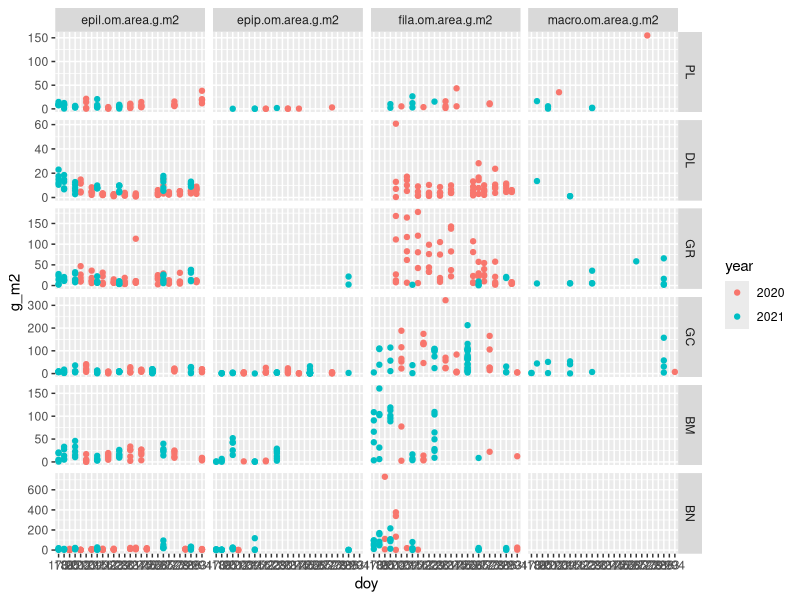
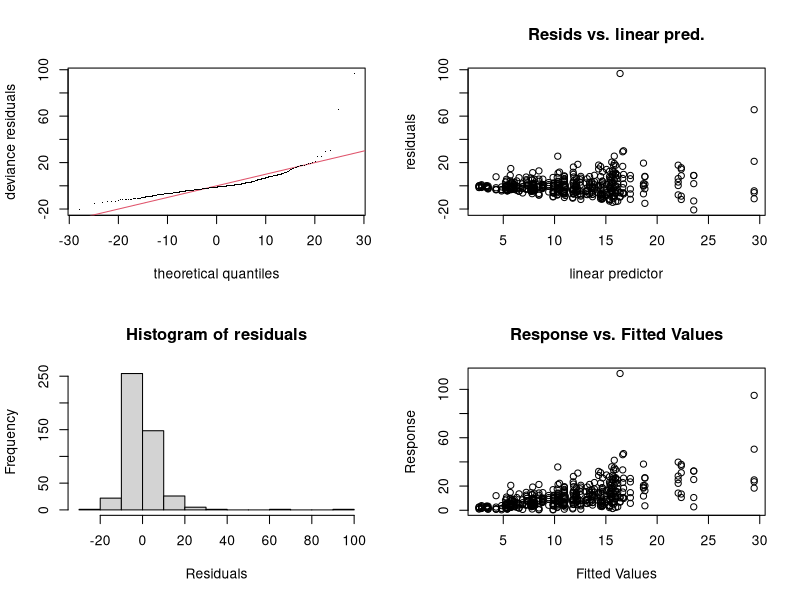
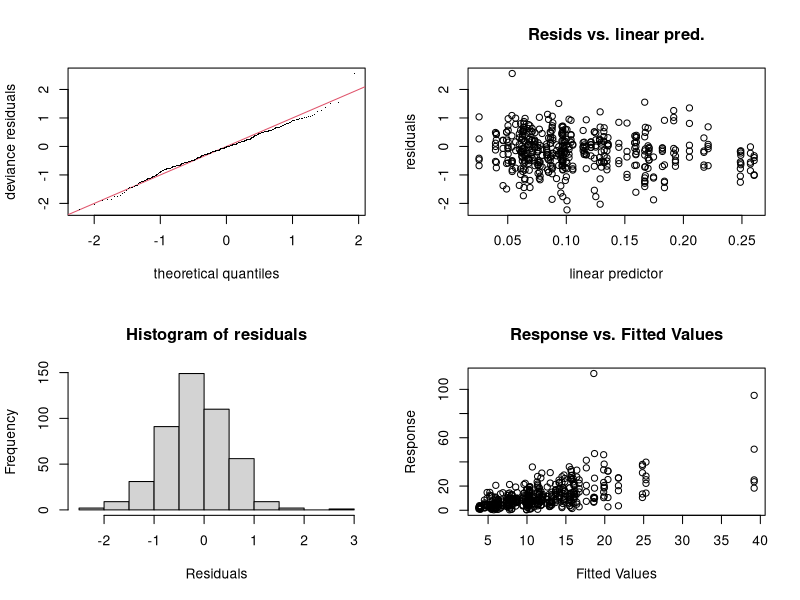
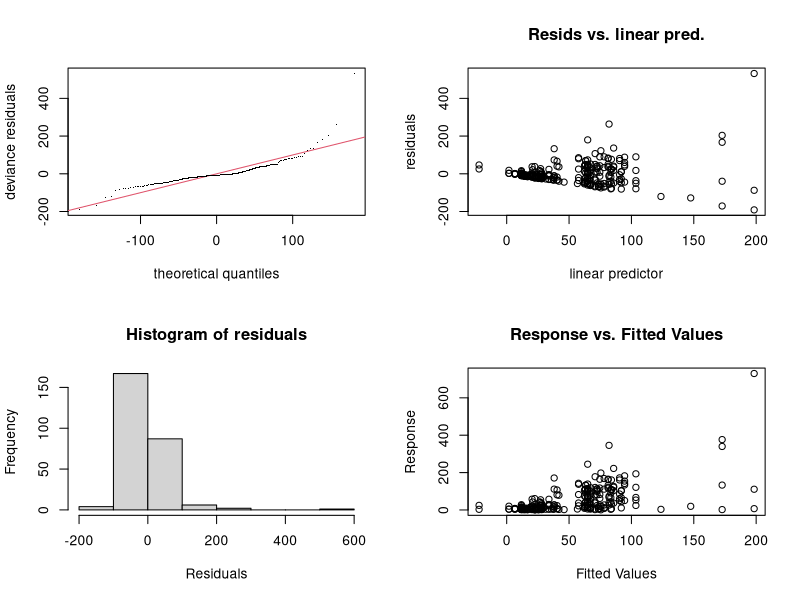
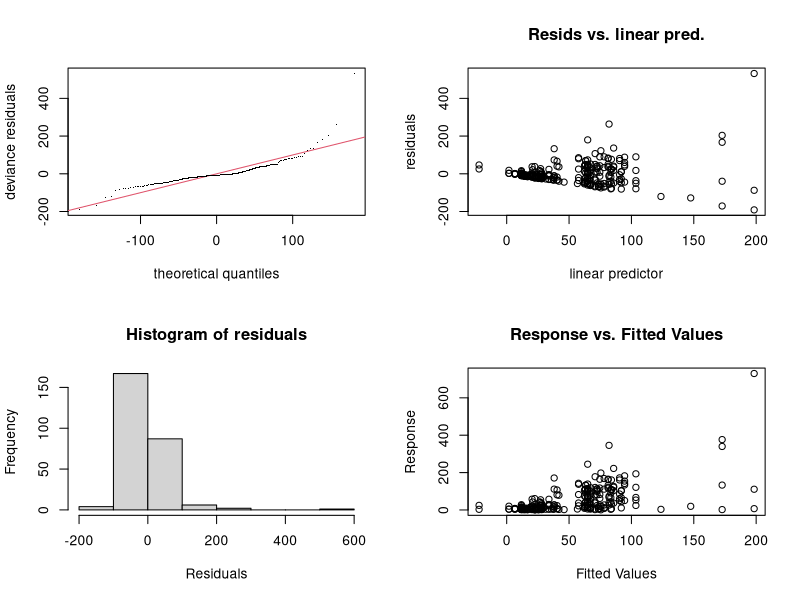
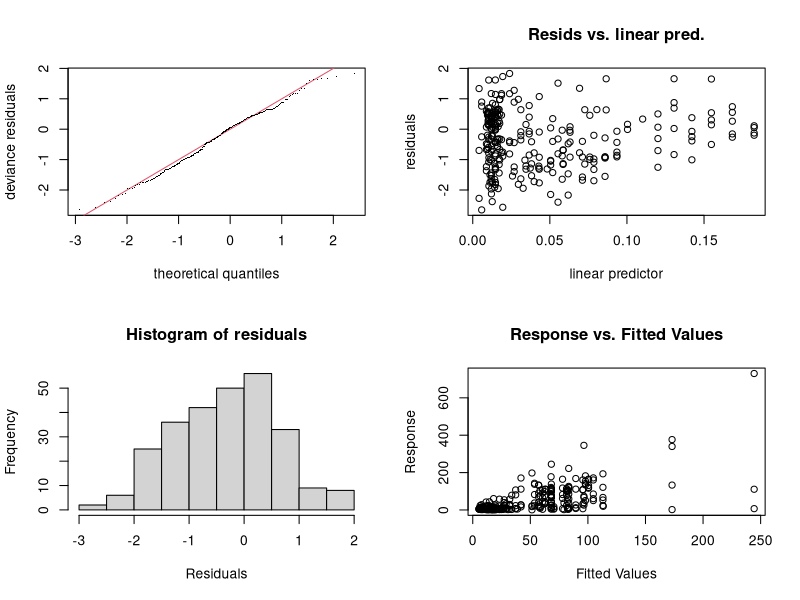
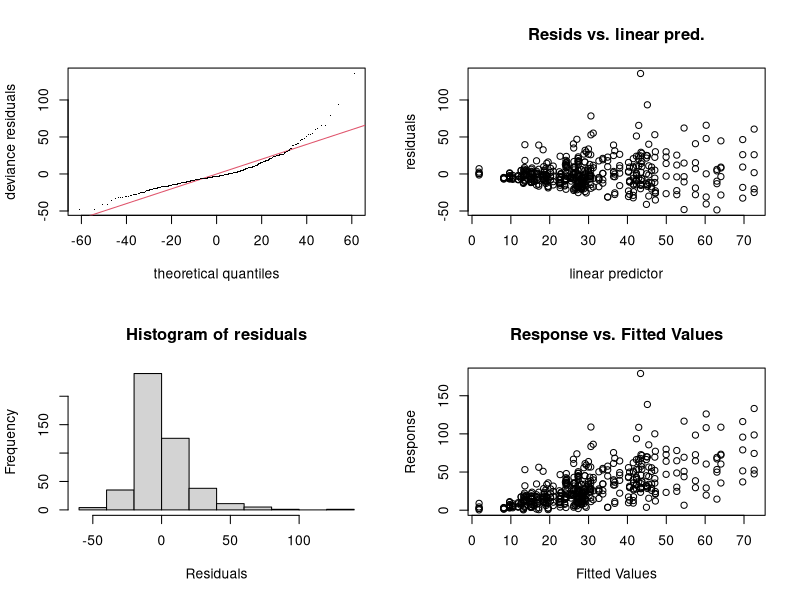
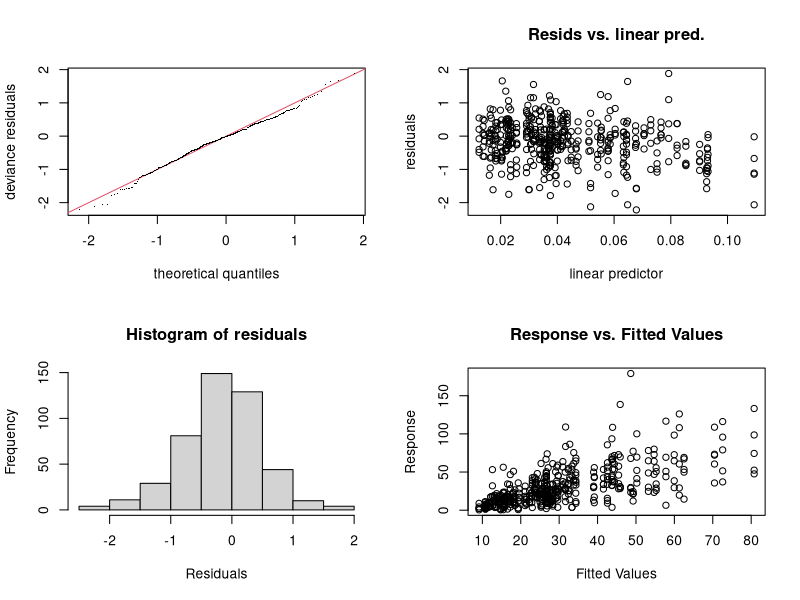

Source code (R) for these figures, in order: (Note: this script raises an error after producing the figures.)
# fit GAMS to biomass data
# 10/2022

library(tidyverse)
library(mgcv)

biomass <- read_csv('data/biomass_data/biomass_working_data.csv') %>%
    mutate(site = case_when(site == 'BG' ~ 'BM',
                            site == 'WS' ~ 'PL',
                            TRUE ~ site),
           doy = as.numeric(format(date, '%j')))%>%
    mutate(site = factor(site, levels = c('PL', 'DL', 'GR', 'GC', 'BM', 'BN')),
           year = as.factor(year)) %>%
    filter(!is.na(site))

glimpse(biomass)


# look at the data
biomass %>%
    select(date, site, ends_with('.om.area.g.m2')) %>%
    select(-cpom.om.area.g.m2)%>%
    filter(!is.na(site))%>%
    pivot_longer(cols = -c('date', 'site'), names_to = 'bm_category',
                 values_to = 'g_m2') %>%
    mutate(doy = format(date, "%j"),
           year = as.factor(substr(date, 1,4))) %>%
    ggplot(aes(doy, g_m2, col = year)) +
    geom_point() +
    facet_grid(site~bm_category, scales = 'free_y')


# There is a lot of missing data for the epiphyton and macrophyte categories

# combine filamentous algae and epiphyton for this analysis:
biomass <- biomass %>%
    mutate(site_year = as.factor(paste(site, year, sep = '_')),
           fila.om.area.g.m2 = case_when(is.na(epip.om.area.g.m2) ~ fila.om.area.g.m2,
                                         TRUE ~ fila.om.area.g.m2 + epip.om.area.g.m2),
           fila.chla.mg.m2.ritchie = case_when(is.na(epip.chla.mg.m2.ritchie) ~ fila.chla.mg.m2.ritchie,
                                         TRUE ~ fila.chla.mg.m2.ritchie + epip.chla.mg.m2.ritchie))
dates <- c(seq(min(biomass$date), max(biomass$date[biomass$year == 2020]), by = 'day'),
           seq(min(biomass$date[biomass$year == 2021]), max(biomass$date), by = 'day'))


# fit gams
preds <- data.frame(date = dates,
                    doy = as.numeric(format(dates, '%j')),
                    year = lubridate::year(dates))%>%
    mutate(year = as.factor(year))
s_preds <- data.frame()
for(site in unique(biomass$site)){
    preds$site = site
    s_preds <- bind_rows(s_preds, preds)
}
s_preds_lin <- s_preds_gamma <-
    mutate(s_preds,
           site_year = as.factor(paste(site, year, sep = '_'))) %>%
    tibble()

link_fn = 'inverse' # gamma link function, log or inverse?
par(mfrow = c(2,2))

# try it for all sites
fg2_gamma <- gam(epil.om.area.g.m2 ~ s(doy) +
                  s(doy, site_year, bs = 'fs'),
              data = biomass, method = 'REML',
              family = Gamma(link = link_fn))

fg2 <- gam(epil.om.area.g.m2 ~ s(doy) +
               s(doy, site_year, bs = 'fs'),
           data = biomass, method = 'REML', family = 'gaussian')

gam.check(fg2)
gam.check(fg2_gamma)
AIC(fg2)
AIC(fg2_gamma)

pp_lin <- mgcv::predict.gam(fg2, s_preds_lin, se.fit = TRUE)
pp_gamma <- mgcv::predict.gam(fg2_gamma, s_preds_gamma, type = 'response',
                        se.fit = TRUE)

s_preds_lin <- mutate(s_preds_lin,
                      epil_gm2_fit = c(pp_lin$fit),
                      epil_gm2_se = c(pp_gamma$se.fit))
s_preds_gamma <- mutate(s_preds_gamma,
                        epil_gm2_fit = c(pp_gamma$fit),
                        epil_gm2_se = c(pp_gamma$se.fit))

# filamentous
fg2_fila_gamma <- gam(fila.om.area.g.m2 ~ s(doy) +
                          s(doy, site_year, bs = 'fs'),
                      data = biomass, method = 'REML',
                      family = Gamma(link = link_fn))

fg2_fila <- gam(fila.om.area.g.m2 ~ s(doy) +
                    s(doy, site_year, bs = 'fs'),
                data = biomass, method = 'REML', family = 'gaussian')

gam.check(fg2_fila)
AIC(fg2_fila_gamma)

gam.check(fg2_fila)
gam.check(fg2_fila_gamma)


pp_lin <- mgcv::predict.gam(fg2_fila, s_preds_lin, se.fit = TRUE)
pp_gamma <- mgcv::predict.gam(fg2_fila_gamma, type = 'response',
                              s_preds_gamma, se.fit = TRUE)

s_preds_lin <- mutate(s_preds_lin,
                      fila_gm2_fit = c(pp_lin$fit),
                      fila_gm2_se = c(pp_gamma$se.fit))
s_preds_gamma <- mutate(s_preds_gamma,
                        fila_gm2_fit = c(pp_gamma$fit),
                        fila_gm2_se = c(pp_gamma$se.fit))


# chlorophyll
fg2_chla_gamma <- gam(epil.chla.mg.m2.ritchie ~ s(doy) +
                          s(doy, site_year, bs = 'fs'),
                      data = biomass, method = 'REML',
                      family = Gamma(link = link_fn))
fg2_chla <- gam(epil.chla.mg.m2.ritchie ~ s(doy) +
                  s(doy, site_year, bs = 'fs'),
              data = biomass, method = 'REML', family = 'gaussian')

gam.check(fg2_chla)
gam.check(fg2_chla_gamma)

AIC(fg2_chla_gamma)
AIC(fg2_chla)

pp_gamma <- mgcv::predict.gam(fg2_chla_gamma, s_preds_gamma,
                              type ='response', se.fit = TRUE)
pp_lin <- mgcv::predict.gam(fg2_chla, s_preds_lin, se.fit = TRUE)

s_preds_lin <- mutate(s_preds_lin,
                      epil_chla_mgm2_fit = c(pp_lin$fit),
                      epil_chla_mgm2_se = c(pp_gamma$se.fit))
s_preds_gamma <- mutate(s_preds_gamma,
                        epil_chla_mgm2_fit = c(pp_gamma$fit),
                        epil_chla_mgm2_se = c(pp_gamma$se.fit))

# filamentous
fg2_fila_chla_gamma <- gam(fila.chla.mg.m2.ritchie ~ s(doy) +
                               s(doy, site_year, bs = 'fs'),
                           data = biomass, method = 'REML',
                           family = Gamma(link = link_fn))
fg2_fila_chla <- gam(fila.chla.mg.m2.ritchie ~ s(doy) +
                        s(doy, site_year, bs = 'fs'),
                     data = biomass, method = 'REML', family = 'gaussian')

gam.check(fg2_fila_chla)
gam.check(fg2_fila_chla_gamma)
AIC(fg2_fila_chla)
AIC(fg2_fila_chla_gamma)


pp_gamma <- mgcv::predict.gam(fg2_fila_chla_gamma, s_preds_gamma,
                              type ='response', se.fit = TRUE)
pp_lin <- mgcv::predict.gam(fg2_fila_chla, s_preds_lin, se.fit = TRUE)

s_preds_lin <- mutate(s_preds_lin,
                      fila_chla_mgm2_fit = c(pp_lin$fit),
                      fila_chla_mgm2_se = c(pp_gamma$se.fit))
s_preds_gamma <- mutate(s_preds_gamma,
                        fila_chla_mgm2_fit = c(pp_gamma$fit),
                        fila_chla_mgm2_se = c(pp_gamma$se.fit))

# Calculate fit metrics for the smoothness parameter
k1 <- k.check(fg2) %>% data.frame() %>%
    mutate(model = 'biofilm AFDM',
           smooth_par = c('s(doy)', 's(doy, site_year)')) %>%
    relocate(model, smooth_par)
rownames(k1) <- NULL
k2 <- k.check(fg2_fila) %>% data.frame() %>%
    mutate(model = 'filamentous AFDM',
           smooth_par = c('s(doy)', 's(doy, site_year)')) %>%
    relocate(model, smooth_par)
rownames(k2) <- NULL
k3 <- k.check(fg2_chla) %>% data.frame() %>%
    mutate(model = 'biofilm chla',
           smooth_par = c('s(doy)', 's(doy, site_year)')) %>%
    relocate(model, smooth_par)
rownames(k3) <- NULL
k4 <- k.check(fg2_fila_chla) %>% data.frame() %>%
    mutate(model = 'filamentous chla',
           smooth_par = c('s(doy)', 's(doy, site_year)')) %>%
    relocate(model, smooth_par)
rownames(k4) <- NULL
k_check <- bind_rows(k1, k2, k3, k4)

# gamma model
k1 <- k.check(fg2_gamma) %>% data.frame() %>%
    mutate(model = 'biofilm AFDM',
           smooth_par = c('s(doy)', 's(doy, site_year)')) %>%
    relocate(model, smooth_par)
rownames(k1) <- NULL
k2 <- k.check(fg2_fila_gamma) %>% data.frame() %>%
    mutate(model = 'filamentous AFDM',
           smooth_par = c('s(doy)', 's(doy, site_year)')) %>%
    relocate(model, smooth_par)
rownames(k2) <- NULL
k3 <- k.check(fg2_chla_gamma) %>% data.frame() %>%
    mutate(model = 'biofilm chla',
           smooth_par = c('s(doy)', 's(doy, site_year)')) %>%
    relocate(model, smooth_par)
rownames(k3) <- NULL
k4 <- k.check(fg2_fila_chla_gamma) %>% data.frame() %>%
    mutate(model = 'filamentous chla',
           smooth_par = c('s(doy)', 's(doy, site_year)')) %>%
    relocate(model, smooth_par)
rownames(k4) <- NULL
k_check_gamma <- bind_rows(k1, k2, k3, k4)

# plot diagnostics
png('figures/biomass_idGAMs_diagnostics.png', width = 7.5, height = 7.5,
    units = 'in', res = 300)
    par(mfrow = c(4,4),
        mar = c(3,4,2,2),
        oma = c(0,3,1,0))
    gam.check(fg2_gamma)
    mtext(expression(paste('biofilm g',m^-2)), 2, line = 45)
    gam.check(fg2_fila_gamma)
    mtext(expression(paste('fila. g',m^-2)), 2, line = 45)
    gam.check(fg2_chla_gamma)
    mtext(expression(paste('biofilm chla mg',m^-2)), 2, line = 45)
    gam.check(fg2_fila_chla_gamma)
    mtext(expression(paste('fila. chla mg',m^-2)), 2, line = 45)
dev.off()
png('figures/biomass_linGAMs_diagnostics.png', width = 7.5, height = 7.5,
    units = 'in', res = 300)
    par(mfrow = c(4,4),
        mar = c(3,4,2,2),
        oma = c(0,3,1,0))
    gam.check(fg2)
    mtext(expression(paste('biofilm g',m^-2)), 2, line = 45)
    gam.check(fg2_fila)
    mtext(expression(paste('fila. g',m^-2)), 2, line = 45)
    gam.check(fg2_chla)
    mtext(expression(paste('biofilm chla mg',m^-2)), 2, line = 45)
    gam.check(fg2_fila_chla)
    mtext(expression(paste('fila. chla mg',m^-2)), 2, line = 45)
dev.off()

qq = as_tibble(lapply(s_preds_lin, c)) %>% select(-site_year)
qq = as_tibble(lapply(s_preds_gamma, c)) %>% select(-site_year)

write_csv(qq, 'data/biomass_data/invgamma_gam_fits_biomass.csv')
write_csv(k_check_gamma, 'data/biomass_data/invgamma_gam_smoothness_parameter_checks.csv')

# plot GAMS
qq <- qq %>%
    mutate(site = factor(site, levels = c('PL', 'DL', 'GR', 'GC', 'BM', 'BN'))) %>%
    pivot_longer(cols = starts_with(c('epil', 'fila')),
             names_to = c('biomass_type', 'units', 'stat'),
             names_pattern = '([a-z]+)_([a-z0-9_]+)_([a-z]+)',
             values_to = 'value') %>%
    pivot_wider(names_from = 'stat', values_from = 'value') %>%
    group_by(site, biomass_type, units) %>%
    mutate(across(c('fit', 'se'), ~zoo::na.approx(., x = date, na.rm = F)))# %>%
    # mutate(fit = case_when(se > fit ~ NA_real_,
    #                        se > 500 ~ NA_real_,
    #                        TRUE ~ fit),
    #        se = case_when(is.na(fit)~NA_real_,
    #                       TRUE ~ se))
meas <- select(biomass, date, site, sample,
       epil_gm2_meas = epil.om.area.g.m2,
       fila_gm2_meas = fila.om.area.g.m2,
       epil_chla_mgm2_meas = epil.chla.mg.m2.ritchie,
       fila_chla_mgm2_meas = fila.chla.mg.m2.ritchie) %>%
    pivot_longer(cols = starts_with(c('epil', 'fila')),
                 names_to = c('biomass_type', 'units', 'stat'),
                 names_pattern = '([a-z]+)_([a-z0-9_]+)_([a-z]+)',
                 values_to = 'value') %>%
    pivot_wider(names_from = 'stat', values_from = 'value') %>%
    mutate(year = lubridate::year(date))
meas_chl <- filter(meas, units == 'chla_mgm2')
meas_mass <- filter(meas, units == 'gm2')
mm <- qq2 %>% filter(units == 'gm2') %>%
    ggplot(aes(date, fit, col = biomass_type)) +
    geom_line()+
    geom_ribbon(aes(ymax = fit + se, ymin = fit - se,
                    fill = biomass_type), alpha = 0.4, color = NA)+
    geom_point(data = meas_mass, aes(date, meas, col = biomass_type))+
    facet_grid(site~year, scales = 'free_x') +
    scale_color_discrete(type = c('#1B9EC9', '#97BB43'))+
    scale_fill_discrete(type = c('#1B9EC9', '#97BB43'))+
    scale_y_log10(limits = c(0.3, 1000))+
    xlab('Date') +
    ylab(expression('Algal Standing Crop (AFDM g '~ m^-2*')')) +
    theme_bw()
cc <- qq2 %>% filter(units == 'chla_mgm2') %>%
    ggplot(aes(date, fit, col = biomass_type)) +
    geom_line()+
    geom_ribbon(aes(ymax = fit + se, ymin = fit - se,
                    fill = biomass_type), alpha = 0.4, color = NA)+
    geom_point(data = meas_chl, aes(date, meas, col = biomass_type))+
    facet_grid(site~year, scales = 'free') +
    scale_color_discrete(type = c('#1B9EC9', '#97BB43'))+
    scale_fill_discrete(type = c('#1B9EC9', '#97BB43'))+
    scale_y_log10(limits = c(0.1, 1000))+
    xlab('Date') +
    ylab(expression('Algal Standing Crop (mg chl a '~ m^-2*')')) +
    theme_bw()

png('figures/biomass_linear_gams_comb.png', width = 7.5, height = 5, units = 'in',
    res = 300)

    ggpubr::ggarrange(mm, cc, nrow = 1, common.legend = TRUE,
                      labels = c('a', 'b'))
dev.off()

# trim estimates so that they aren't more than 2 weeks from an actual measurement
qq %>%
  mutate(fit = case_when(se > 2*fit & se >100 ~ NA_real_,
                         fit < 0 ~ NA_real_,
                         fit > 1000 ~ NA_real_,
                         TRUE ~ fit),
         se = case_when(is.na(fit) ~ NA_real_,
                        TRUE ~ se))  %>%
    ggplot(aes(date, fit, col = units)) +
    geom_point()+
    facet_grid(site~biomass_type)


ndays = 0
mega_dates <- data.frame()
for(bt in c('epil', 'fila')){
    u_dates <- data.frame()
    for(u in c('gm2', 'chla_mgm2')){
        dates  <- meas %>%
            filter(biomass_type == bt, units == u)%>%
            select(date, site)

        cov_dates <- data.frame()
        for(s in unique(meas$site)){
            d <- filter(dates, site == s)
            dd <- unique(d$date)
            dlist <- vector()
            for(i in 1:length(dd)){

                dlist <- lubridate::as_date(c(dlist, seq((dd[i]-ndays),
                                                         (dd[i] + ndays),
                                                         by = 'day')))
            }
            cd = data.frame(date = unique(dlist)) %>%
                mutate(site = s)
            cov_dates <- bind_rows(cov_dates, cd)
        }
        cov_dates<- mutate(cov_dates, units = u)
        u_dates <- bind_rows(u_dates, cov_dates)
    }
    u_dates <- mutate(u_dates, biomass_type = bt)
    mega_dates <- bind_rows(mega_dates, u_dates)
}

mega_dates$coverage = 'good'
st_end <- mega_dates %>%
    mutate(year = factor(lubridate::year(date))) %>%
    group_by(site, year, units, biomass_type) %>%
    summarize(start = min(date),
              end = max(date)) %>%
    ungroup() %>%print(n = 48)

# qq2 <-
    left_join(qq, st_end, by = c('site','year', 'units', 'biomass_type')) %>%
    mutate(coverage = case_when(date > start & date < end ~ 'good',
                                TRUE ~ 'bad'),
           fit = case_when(coverage == 'bad' ~ NA_real_,
                           se > 2*fit ~ NA_real_,
                           fit > 1000 ~ NA_real_,
                           fit < 0 ~ NA_real_,
                           TRUE ~ fit),
           se = case_when(is.na(fit)~ NA_real_,
                          TRUE ~ se)) %>%
    ggplot(aes(date, fit, col = units)) + geom_line() +
    geom_ribbon(aes(ymin = fit-se, ymax = fit+se, fill = units), alpha = 0.3)+
    facet_grid(site~biomass_type)#, scales = 'free')
write_csv(qq2, 'data/biomass_data/invgamma_gam_fits_biomass.csv')
